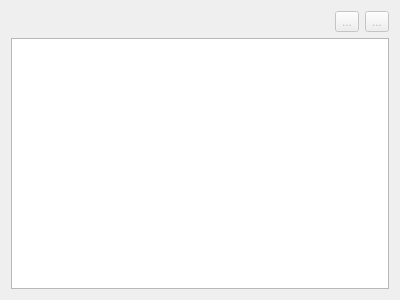
<?xml version="1.0" encoding="UTF-8"?>
<ui version="4.0">
 <class>AntShapeTypeEditorWidget</class>
 <widget class="QWidget" name="AntShapeTypeEditorWidget">
  <property name="geometry">
   <rect>
    <x>0</x>
    <y>0</y>
    <width>400</width>
    <height>300</height>
   </rect>
  </property>
  <property name="windowTitle">
   <string>Form</string>
  </property>
  <layout class="QVBoxLayout" name="verticalLayout">
   <item>
    <layout class="QHBoxLayout" name="horizontalLayout">
     <item>
      <spacer name="horizontalSpacer">
       <property name="orientation">
        <enum>Qt::Horizontal</enum>
       </property>
       <property name="sizeHint" stdset="0">
        <size>
         <width>40</width>
         <height>20</height>
        </size>
       </property>
      </spacer>
     </item>
     <item>
      <widget class="QToolButton" name="addButton">
       <property name="enabled">
        <bool>false</bool>
       </property>
       <property name="text">
        <string>...</string>
       </property>
       <property name="icon">
        <iconset theme="list-add"/>
       </property>
      </widget>
     </item>
     <item>
      <widget class="QToolButton" name="removeButton">
       <property name="enabled">
        <bool>false</bool>
       </property>
       <property name="text">
        <string>...</string>
       </property>
       <property name="icon">
        <iconset theme="list-remove"/>
       </property>
      </widget>
     </item>
    </layout>
   </item>
   <item>
    <widget class="QTableView" name="tableView">
     <attribute name="verticalHeaderVisible">
      <bool>false</bool>
     </attribute>
    </widget>
   </item>
  </layout>
 </widget>
 <resources/>
 <connections/>
</ui>
